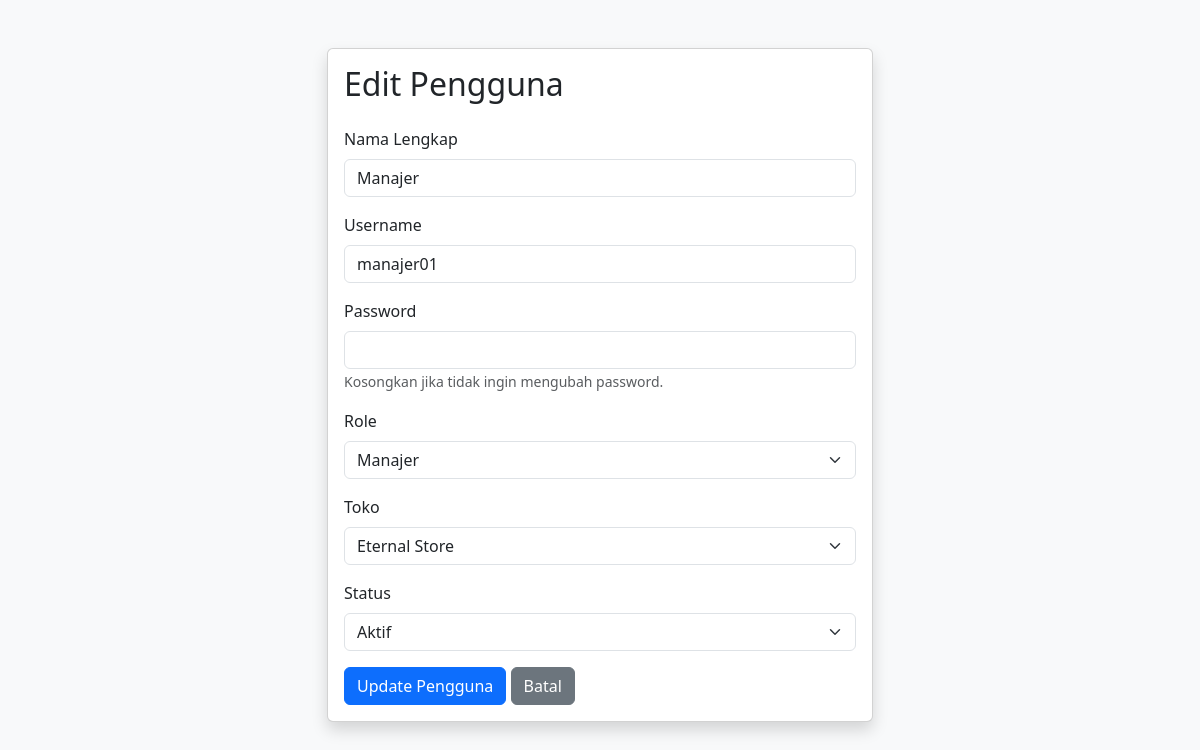
Screenshot of /pengguna/pengguna_edit.php?id=2 (signed in) with the database file from the repository.
### tables this page shows
CREATE TABLE `pengguna` (
  `id_pengguna` int NOT NULL,
  `id_toko` int NOT NULL,
  `username` varchar(100) NOT NULL,
  `password` varchar(255) NOT NULL,
  `nama_lengkap` varchar(100) NOT NULL,
  `role` enum('admin','kasir','manajer') NOT NULL DEFAULT 'kasir',
  `status_aktif` tinyint(1) NOT NULL DEFAULT '1'
);

CREATE TABLE `toko` (
  `id_toko` int NOT NULL,
  `nama_toko` varchar(100) NOT NULL,
  `alamat_toko` text NOT NULL,
  `tlp` varchar(20) NOT NULL,
  `image` varchar(255) NOT NULL DEFAULT 'gambar.jpg',
  `nama_pemilik` varchar(100) NOT NULL
);

### pengguna/pengguna_edit.php (the view, shortened to what this page needs)
<?php
include '../config/koneksi.php';
$id_edit = $_GET['id'] ?? 0;
$stmt_data = mysqli_prepare($conn, "SELECT * FROM pengguna WHERE id_pengguna = ?");
mysqli_stmt_bind_param($stmt_data, "i", $id_edit);
mysqli_stmt_execute($stmt_data);
$result = mysqli_stmt_get_result($stmt_data);
$data = mysqli_fetch_assoc($result);
$toko_query = mysqli_query($conn, "SELECT id_toko, nama_toko FROM toko");
?>
<!DOCTYPE html>
<html lang="id">
<head>
    <link href="https://cdn.jsdelivr.net/npm/bootstrap@5.3.0/dist/css/bootstrap.min.css" rel="stylesheet">
</head>
<body class="bg-light">
<div class="container py-5">
  <div class="row justify-content-center">
    <div class="col-lg-6">
      <div class="card shadow">
        <div class="card-body">
            <h2 class="card-title mb-4">Edit Pengguna</h2>
            <form method="post">
                <div class="mb-3">
                    <label class="form-label">Nama Lengkap</label>
                    <input type="text" name="nama_lengkap" class="form-control" required value="<?= htmlspecialchars($data['nama_lengkap']); ?>">
                </div>
                <div class="mb-3">
                    <label class="form-label">Username</label>
                    <input type="text" name="username" class="form-control" required value="<?= htmlspecialchars($data['username']); ?>">
                </div>
                <div class="mb-3">
                    <label class="form-label">Password</label>
                    <input type="password" name="password" class="form-control">
                    <small class="form-text text-muted">Kosongkan jika tidak ingin mengubah password.</small>
                </div>
                <div class="mb-3">
                    <label class="form-label">Role</label>
                    <select name="role" class="form-select" required>
                        <option value="manajer" <?= $data['role'] == 'manajer' ? 'selected' : ''; ?>>Manajer</option>
                    </select>
                </div>
                <div class="mb-3">
                    <label class="form-label">Toko</label>
                    <select name="id_toko" class="form-select" required>
                        <?php mysqli_data_seek($toko_query, 0);  ?>
                        <?php while($toko = mysqli_fetch_assoc($toko_query)): ?>
                            <option value="<?= $toko['id_toko'] ?>" <?= $data['id_toko'] == $toko['id_toko'] ? 'selected' : ''; ?>><?= htmlspecialchars($toko['nama_toko']) ?></option>
                        <?php endwhile; ?>
                    </select>
                </div>
                <div class="mb-3">
                    <label class="form-label">Status</label>
                    <select name="status_aktif" class="form-select" required>
                        <option value="1" <?= $data['status_aktif'] == '1' ? 'selected' : ''; ?>>Aktif</option>
                    </select>
                </div>
                <button type="submit" class="btn btn-primary">Update Pengguna</button>
                <a href="pengguna.php" class="btn btn-secondary">Batal</a>
            </form>
        </div>
      </div>
    </div>
  </div>
</div>
</body>
</html>

### rows the page displays
pengguna: nama_lengkap "Manajer", username "manajer01", role "Manajer", id_toko "Eternal Store", status_aktif "Aktif"
